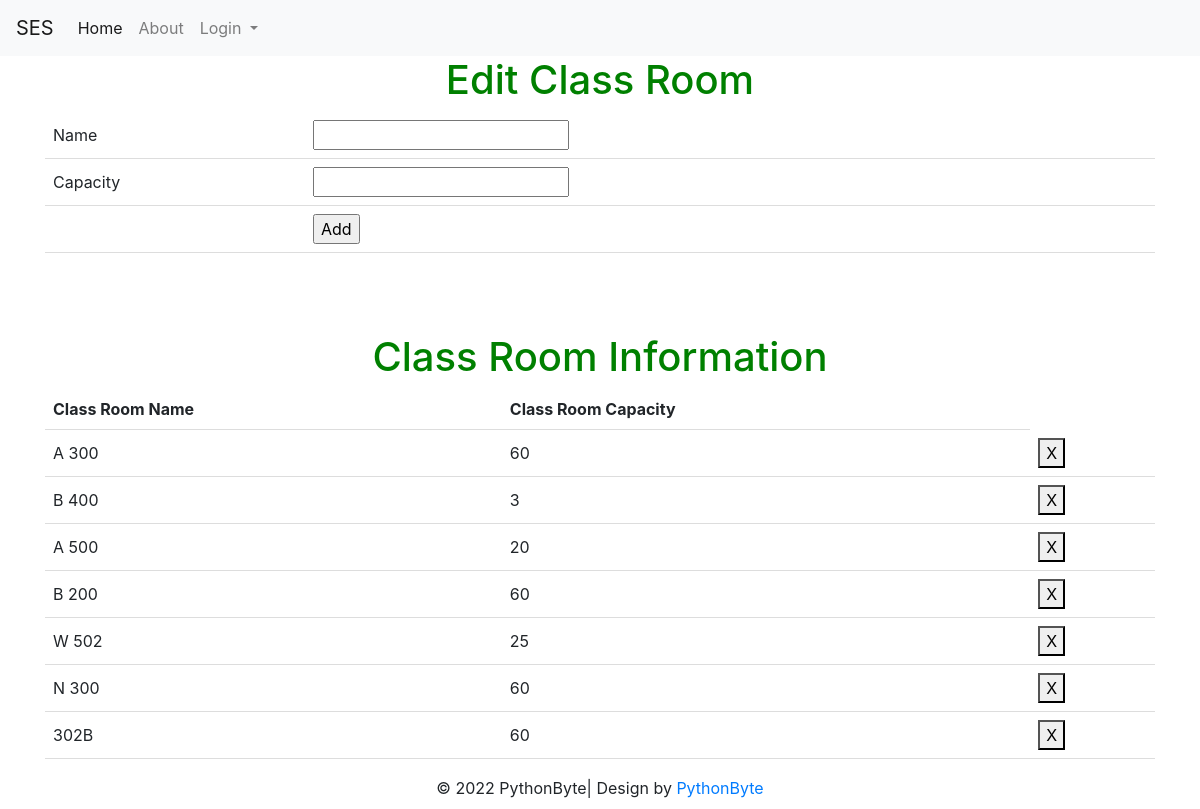
Before: /saverloc with the older database file.
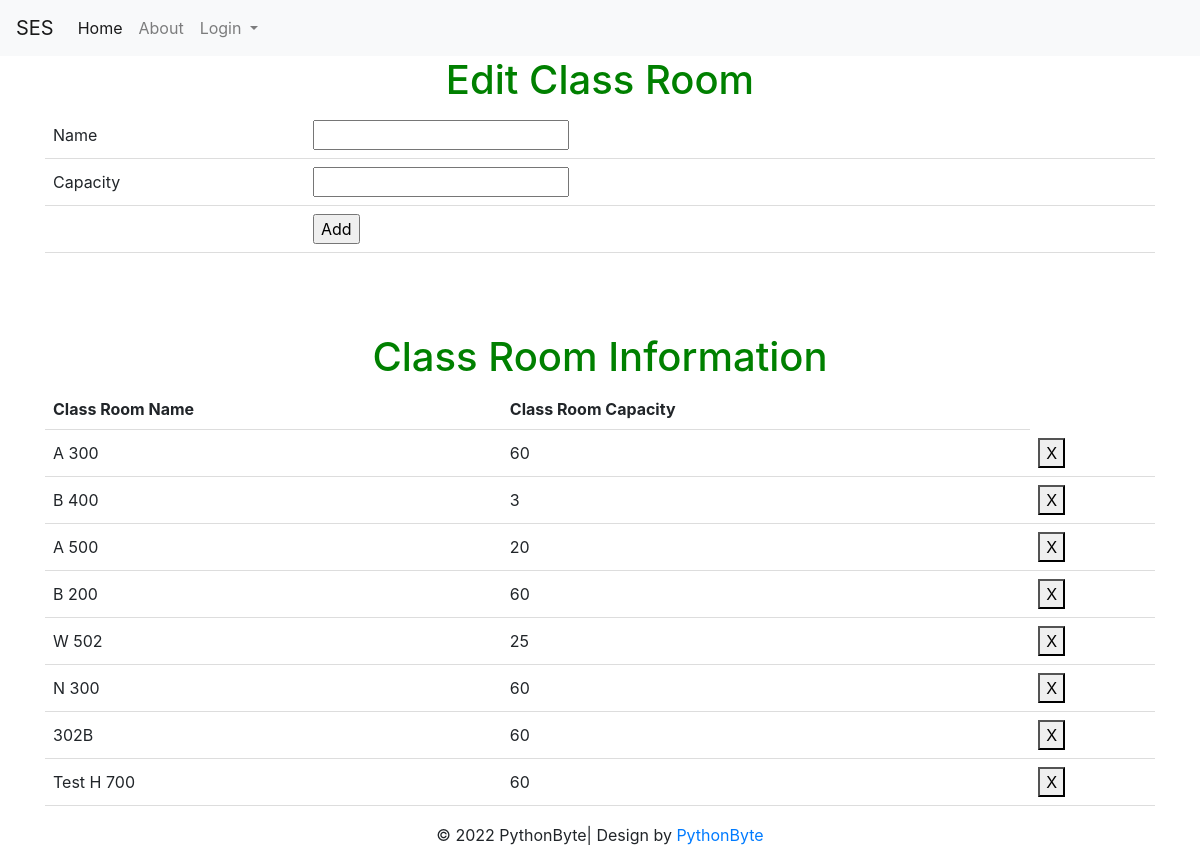
After: the same page with the newer database file.
### tables this page shows
CREATE TABLE loc (loc_id INTEGER PRIMARY KEY UNIQUE, loc_Cap INTEGER, loc_name CHAR CONSTRAINT loc_id UNIQUE ON CONFLICT IGNORE);

### auth.py (the view, shortened to what this page needs)
@auth.route("/saverloc",methods = ["POST","GET"])
def saverloc():
    if request.method=='GET':
        con = sqlite3.connect("instance/db.sqlite")
        cur = con.cursor()
        cur.execute("SELECT * FROM loc")
        data6 = cur.fetchall()
        return render_template('add_loc.html',data6=data6)
    return render_template("add_loc.html",data6=data6)

### templates/add_Loc.html (shortened to what this page needs)
{% extends "base.html" %}
{% block content %}
<h1>Edit Class Room</h1>
 <form action = "/saverloc" method="post">
 <table>
  <tr><td>Name</td><td><input type="text" name="name_loc" required ></td></tr>
  <tr><td>Capacity</td><td><input type="number" name="cap" required></td></tr>
  <tr><td></td><td><input type="submit" value="Add"></td></tr>
</form>
  <form action = "/del_loc" method="post">
 <br> <h1>{{msg}}</h1><br><br>
 <h1>Class Room Information</h1>
 <table id="table_to_highlight" style="width:100%">
    <thead>
      <tr>
        <th>Class Room Name</th>
        <th>Class Room Capacity</th>
      </tr>
      </thead>
      <tbody>
       {% for row in data6 %}
              <tr>
                  <td>{{row[2]}}</td>
                  <td>{{row[1]}}</td>
                  <td><button class="bi bi-plus" type="submit" value="{{ row[0] }}" name="locid">X</button></td>
              </tr>
          {% endfor %}
      </tbody>
  </table>
 </form>
{% endblock %}

### templates/base.html (shortened to what this page needs)
<!DOCTYPE html>
<html>
<head>
    <link rel="stylesheet" href="https://cdn.jsdelivr.net/npm/bootstrap@4.3.1/dist/css/bootstrap.min.css">
    <link rel="stylesheet" href="https://cdnjs.cloudflare.com/ajax/libs/font-awesome/5.15.3/css/all.min.css">
    <link rel="stylesheet" href="https://mdbcdn.b-cdn.net/wp-content/themes/mdbootstrap4/docs-app/css/compiled-4.20.0.min.css">
  </head>
<body>
<section class="hero is-fullheight" style="background-color:#ffffff;">
    <div>  <nav class="navbar navbar-expand-lg navbar-light bg-light">
        <a class="navbar-brand" href="{{ url_for('main.index') }}">SES</a>
        <div class="collapse navbar-collapse" id="navbarSupportedContent">
          <ul class="navbar-nav mr-auto">
            <li class="nav-item active">
              <a class="nav-link" href="{{ url_for('main.index') }}">Home <span class="sr-only">(current)</span></a>
            </li>
            <li class="nav-item">
              <a class="nav-link" href="{{ url_for('main.About') }}">About</a>
            </li>
            <li class="nav-item dropdown">
              <a class="nav-link dropdown-toggle" href="#" id="navbarDropdown" role="button" data-toggle="dropdown" aria-haspopup="true" aria-expanded="false">
                Login
              </a>
            </li>
            </ul>
        </div>
    </div>
    <div class="hero-body">
      <div class="container has-text-centered">
          {% block content %}{% endblock %}
      </div>
</section>
<footer><div>
  <p class="copyright">© 2022 PythonByte| Design by <a href="https://github.com/NaifAlblawi/PythonByte" target="_blank">PythonByte</a></p>
</div></footer>
</body>
</html>

### templates/base.html (style rules this page uses)
p.copyright { width: 100%; line-height: 10px; text-align: center; bottom:0; }

### templates/add_Loc.html (style rules this page uses)
body { text-align: center; }
h1 { color: green; }
table { border-collapse: collapse; width: 100%; }
th, td { padding: 8px; text-align: left; border-bottom: 1px solid #ddd; }

Changed rows visible on the page:
added loc: loc_name "Test H 700", loc_Cap "60", {{ row[0] }} 13 (drawn)
